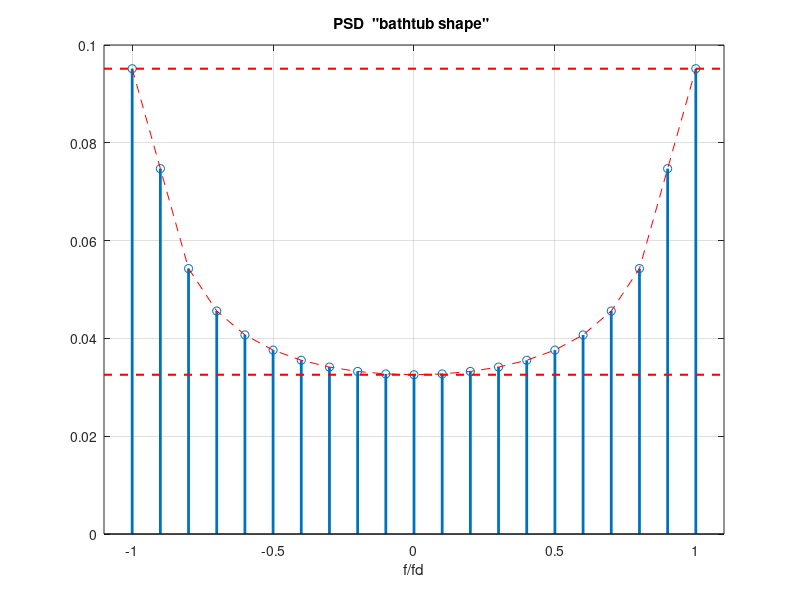

Source code (MATLAB):
clear all
close all
clc

fd=100;               % doppler frequency = 100Hz
Ts=100e-3;            % simulation time
M=floor((fd*Ts))       
f0=fd/M;
f=[-fd:f0:fd];        % frequensies

var1=(sqrt(((fd.^2)-(f.^2)))).^(-1);   % un-normalize var1 with 
%                                      % var1(0)=var1(end)= inf.

%% get values by slope   var=sl*f+C where C is constanct
sl=(var1(2)-var1(3))/f0;               % slope
C=var1(2)+sl.*f(2);                    % Constant of the straight line
%
var1(end)=sl*fd+C;                     % variance at +fd
var1(1)=var1(end);                     % variance at -fd
% 
Beta=1/sum(var1);                      % Constant of proportionality
Var=Beta*var1;                         % Variannce
%% Plot PSD 
stem(f/fd,Var,'linewidth',2)
title('PSD  "bathtub shape" ')
xlabel('f/fd')
xlim([(-fd-f0)/fd (fd+f0)/fd])
grid on
hold on 
plot(f/fd,Var,'--','Color','r')
plot([((-fd-f0)/fd) ((fd+f0)/fd)],[Var(end) Var(end)],'--','Color','r','linewidth',1.5)
plot([((-fd-f0)/fd) ((fd+f0)/fd)],[Var(M+1) Var(M+1)],'--','Color','r','linewidth',1.5)
